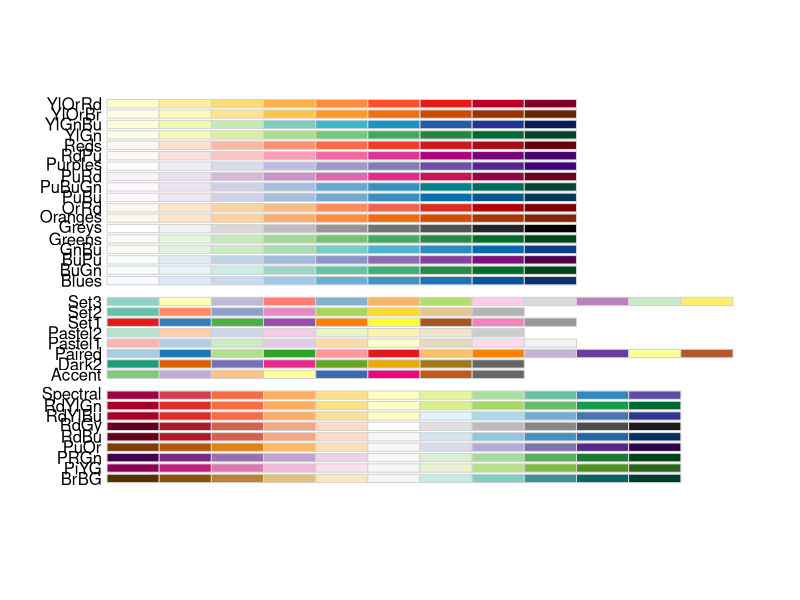
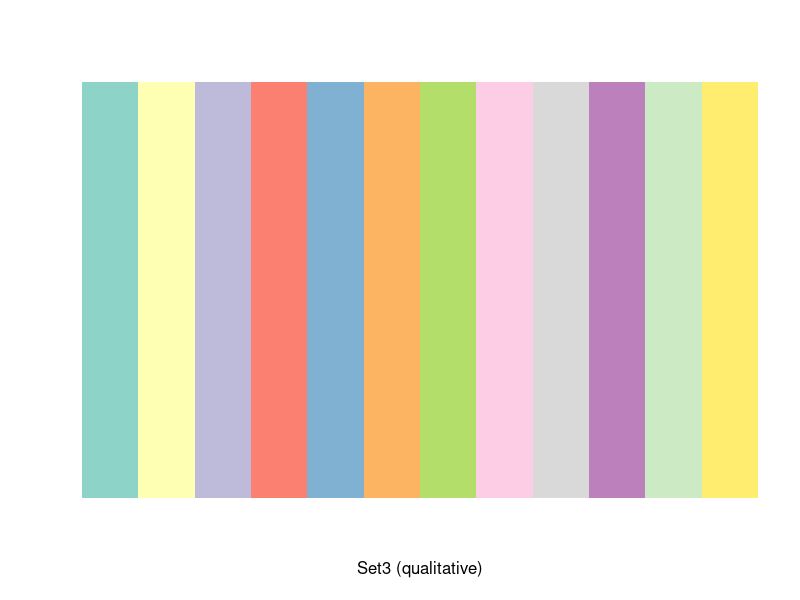
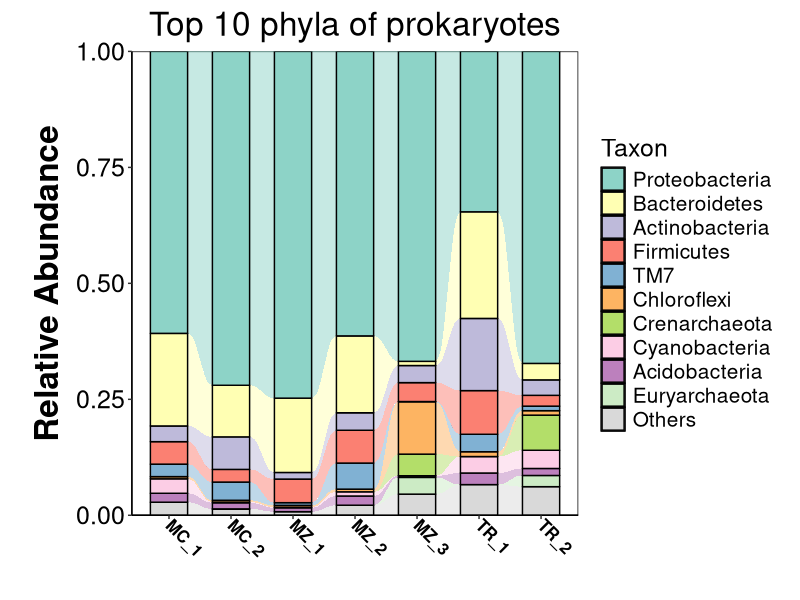
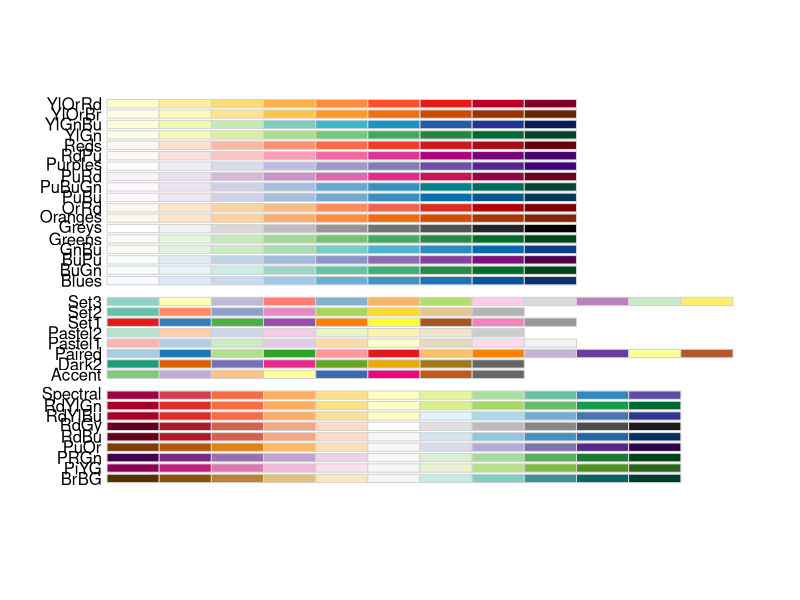
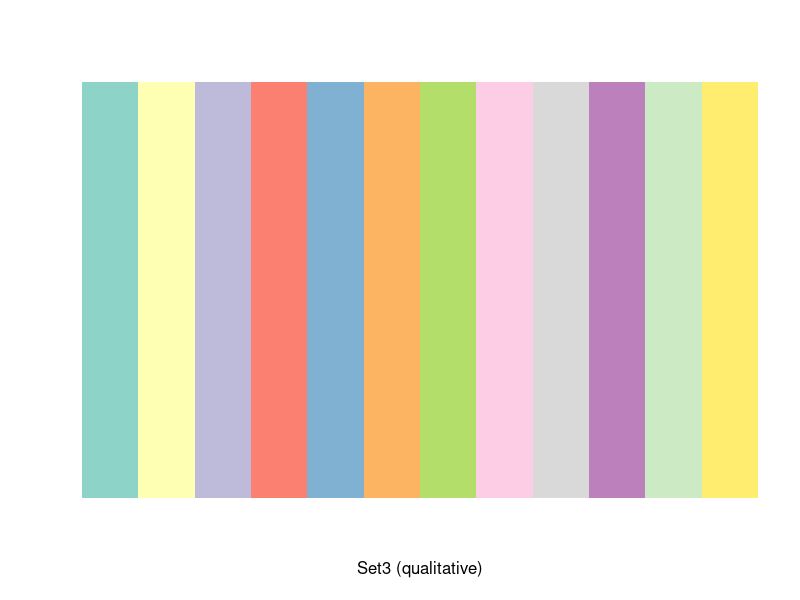
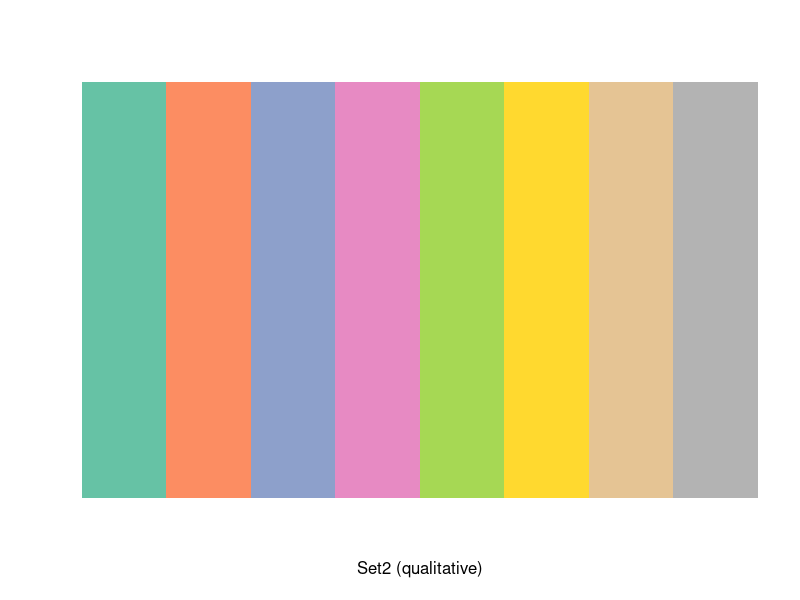
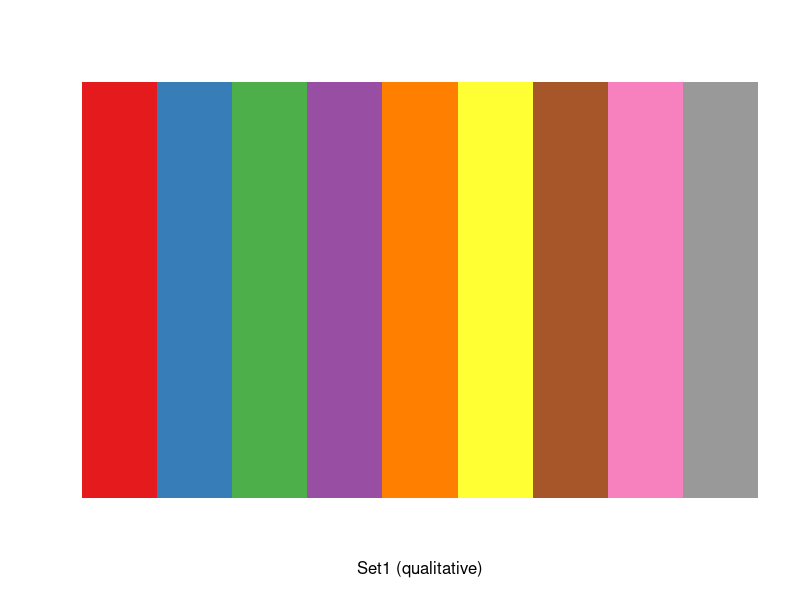
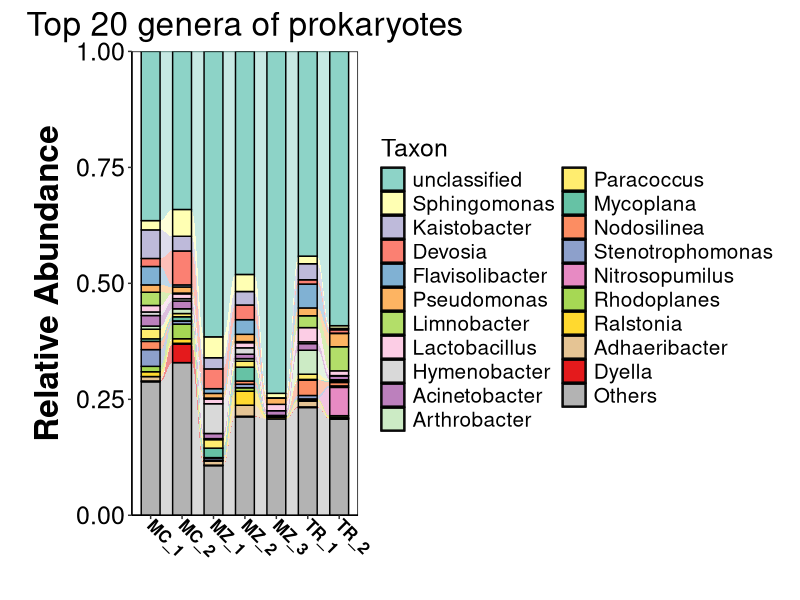

Recreate these plots in R, in order.
##########16S_Phylum

rm(list=ls())
library(RColorBrewer)
display.brewer.all()
display.brewer.pal(12,'Set3')
brewer.pal(12,'Set3')

Palette <- c(brewer.pal(12,'Set3'))
Palette<-Palette[c(1:8,10:11,9)]



abundance <- read.table("16S_otu_table.Phylum.even.txt",header = TRUE, row.names = 1, sep = "\t")
abundance <- as.matrix(abundance)

abundance<-abundance[,-8]

colnames(abundance)<-c("MZ_1","TR_1","MC_1","MZ_2","TR_2","MC_2","MZ_3")

f.abundance <- matrix(as.numeric(abundance),nrow = nrow(abundance))
f.abundance<-t(f.abundance)

f.abundance<-f.abundance/rowSums(f.abundance)

rownames(f.abundance) <- colnames(abundance)
colnames(f.abundance) <- rownames(abundance)
f.abundance <- t(f.abundance)



CT_16S_f.abundance<-f.abundance


sum <- apply(CT_16S_f.abundance,1,sum) 
CT_16S_f.abundance <- cbind(CT_16S_f.abundance,sum)
CT_16S_f.abundance <- as.data.frame(CT_16S_f.abundance)
CT_16S_f.abundance <- CT_16S_f.abundance[order(CT_16S_f.abundance[,"sum"],decreasing = T),]
CT_16S_f.abundance <- subset(CT_16S_f.abundance, select = -sum)

CT_16S_f.abundance <- CT_16S_f.abundance[1:10,]
CT_16S_f.abundance <- t(CT_16S_f.abundance)
sum <- apply(CT_16S_f.abundance,1,sum) 
Others <- 1-sum
CT_16S_f.abundance <- cbind(CT_16S_f.abundance,Others)
CT_16S_f.abundance <- t(CT_16S_f.abundance)

CT_16S_f.abundance<-t(CT_16S_f.abundance)
CT_16S_f.abundance<-as.data.frame(CT_16S_f.abundance)
CT_16S_f.abundance$X<-c(rownames(CT_16S_f.abundance))
CT_16S_f.abundance<-CT_16S_f.abundance[order(CT_16S_f.abundance$X),]
CT_16S_f.abundance<-CT_16S_f.abundance[,-12]
CT_16S_f.abundance<-t(CT_16S_f.abundance)


file_CT_16S_f.abundance<-round(CT_16S_f.abundance*100,digits=2)
write.csv(file_CT_16S_f.abundance, file="CT_16S_Phylum.csv", quote = FALSE)

library(reshape2)
taxon <- melt(CT_16S_f.abundance)
colnames(taxon) <- c("Taxon","variable","value")
library(ggplot2)
library(ggalluvial)

p <- ggplot(data = taxon,aes(x = variable, y = value, alluvium = Taxon, stratum = Taxon))
p1 <- p + geom_alluvium(aes(fill = Taxon),alpha = .5,width = 0.6) + 
  geom_stratum(aes(fill = Taxon),width = 0.6)
p2 <- p1 + ylab(label = "Relative Abundance") + xlab(label = "")
p3 <- p2 + scale_fill_manual(values = Palette) +
  theme_bw()+ theme(panel.grid=element_blank()) + 
  theme(panel.border = element_blank()) +
  theme(panel.background=element_rect(fill='transparent', color='black'),plot.margin = unit(c(3,5,1,1),"mm")) +
#p4 <- p3 
 theme(axis.text.x=element_text(colour="black",size=12,face = "bold",angle = -45,vjust = 0.5,hjust = 0)) + 
 theme(axis.text.y=element_text(colour = "black",size = 18)) + 
  theme(axis.line = element_line(colour = "black"))+
 theme(axis.title.y = element_text(size = 24,face = "bold",margin = unit(c(0,1,0,1),"lines")))+
  scale_y_continuous(expand = c(0,0))
p5 <- p3 + theme(legend.text = element_text(colour = "black",size = 15)) + 
  theme(legend.title = element_text(size = 18,colour = "black")) + 
  labs(title = "Top 10 phyla of prokaryotes")+
  theme(text=element_text(size=20))+
  theme(plot.title = element_text(hjust = 0.5)) 
  #theme(text = element_text(family = "Times"))
p5
#Save_PDF_5*8inches


















########16S_Genus

rm(list=ls())
library(RColorBrewer)
display.brewer.all()
display.brewer.pal(12,'Set3')
display.brewer.pal(8,'Set2')
display.brewer.pal(9,'Set1')
brewer.pal(12,'Set3')
brewer.pal(8,'Set2')
brewer.pal(9,'Set1')

Palette <- c(brewer.pal(12,'Set3'),brewer.pal(8,'Set2'),brewer.pal(9,'Set1'))
Palette<-Palette[c(1:19,21,20)]



abundance <- read.table("16S_otu_table.Genus.even.txt",header = TRUE, row.names = 1, sep = "\t")
abundance <- as.matrix(abundance)

abundance<-abundance[,-8]

colnames(abundance)<-c("MZ_1","TR_1","MC_1","MZ_2","TR_2","MC_2","MZ_3")

f.abundance <- matrix(as.numeric(abundance),nrow = nrow(abundance))
f.abundance<-t(f.abundance)

f.abundance<-f.abundance/rowSums(f.abundance)

rownames(f.abundance) <- colnames(abundance)
colnames(f.abundance) <- rownames(abundance)
f.abundance <- t(f.abundance)



CT_16S_f.abundance<-f.abundance


sum <- apply(CT_16S_f.abundance,1,sum) 
CT_16S_f.abundance <- cbind(CT_16S_f.abundance,sum)
CT_16S_f.abundance <- as.data.frame(CT_16S_f.abundance)
CT_16S_f.abundance <- CT_16S_f.abundance[order(CT_16S_f.abundance[,"sum"],decreasing = T),]
CT_16S_f.abundance <- subset(CT_16S_f.abundance, select = -sum)

CT_16S_f.abundance <- CT_16S_f.abundance[1:20,]
CT_16S_f.abundance <- t(CT_16S_f.abundance)
sum <- apply(CT_16S_f.abundance,1,sum) 
Others <- 1-sum
CT_16S_f.abundance <- cbind(CT_16S_f.abundance,Others)
CT_16S_f.abundance <- t(CT_16S_f.abundance)


CT_16S_f.abundance<-t(CT_16S_f.abundance)
CT_16S_f.abundance<-as.data.frame(CT_16S_f.abundance)
CT_16S_f.abundance$X<-c(rownames(CT_16S_f.abundance))
CT_16S_f.abundance<-CT_16S_f.abundance[order(CT_16S_f.abundance$X),]
CT_16S_f.abundance<-CT_16S_f.abundance[,-22]
CT_16S_f.abundance<-t(CT_16S_f.abundance)


file_CT_16S_f.abundance<-round(CT_16S_f.abundance*100,digits=2)
write.csv(file_CT_16S_f.abundance, file="CT_16S_Genus.csv", quote = FALSE)


library(reshape2)
taxon <- melt(CT_16S_f.abundance)
colnames(taxon) <- c("Taxon","variable","value")
library(ggplot2)
library(ggalluvial)

p <- ggplot(data = taxon,aes(x = variable, y = value, alluvium = Taxon, stratum = Taxon))
p1 <- p + geom_alluvium(aes(fill = Taxon),alpha = .5,width = 0.6) + 
  geom_stratum(aes(fill = Taxon),width = 0.6)
p2 <- p1 + ylab(label = "Relative Abundance") + xlab(label = "")
p3 <- p2 + scale_fill_manual(values = Palette) +
  theme_bw()+ theme(panel.grid=element_blank()) + 
  theme(panel.border = element_blank()) +
  theme(panel.background=element_rect(fill='transparent', color='black'),plot.margin = unit(c(3,5,1,1),"mm")) +
  #p4 <- p3 
  theme(axis.text.x=element_text(colour="black",size=12,face = "bold",angle = -45,vjust = 0.5,hjust = 0)) + 
  theme(axis.text.y=element_text(colour = "black",size = 18)) + 
  theme(axis.line = element_line(colour = "black"))+
  theme(axis.title.y = element_text(size = 24,face = "bold",margin = unit(c(0,1,0,1),"lines")))+
  scale_y_continuous(expand = c(0,0))
p5 <- p3 + theme(legend.text = element_text(colour = "black",size = 15)) + 
  theme(legend.title = element_text(size = 18,colour = "black")) + 
  labs(title = "Top 20 genera of prokaryotes")+
  theme(text=element_text(size=20))+
  theme(plot.title = element_text(hjust = 0.5)) 
#theme(text = element_text(family = "Times"))
p5
#Save_PDF_5*10inches












##########ITS_Phylum

rm(list=ls())
library(RColorBrewer)
display.brewer.all()
display.brewer.pal(12,'Set3')
brewer.pal(12,'Set3')

Palette <- c(brewer.pal(12,'Set3'))
Palette<-Palette[c(1:8,10:11,9)]


abundance <- read.table("ITS_otu_table.Phylum.even.txt",header = TRUE, row.names = 1, sep = "\t")
abundance <- as.matrix(abundance)

abundance<-abundance[,-6]

colnames(abundance)<-c("MZ_1","TR_1","MZ_2","TR_2","MC_2")

f.abundance <- matrix(as.numeric(abundance),nrow = nrow(abundance))
f.abundance<-t(f.abundance)

f.abundance<-f.abundance/rowSums(f.abundance)

rownames(f.abundance) <- colnames(abundance)
colnames(f.abundance) <- rownames(abundance)
f.abundance <- t(f.abundance)



CT_ITS_f.abundance<-f.abundance


sum <- apply(CT_ITS_f.abundance,1,sum) 
CT_ITS_f.abundance <- cbind(CT_ITS_f.abundance,sum)
CT_ITS_f.abundance <- as.data.frame(CT_ITS_f.abundance)
CT_ITS_f.abundance <- CT_ITS_f.abundance[order(CT_ITS_f.abundance[,"sum"],decreasing = T),]
CT_ITS_f.abundance <- subset(CT_ITS_f.abundance, select = -sum)

CT_ITS_f.abundance <- CT_ITS_f.abundance[1:10,]
CT_ITS_f.abundance <- t(CT_ITS_f.abundance)
sum <- apply(CT_ITS_f.abundance,1,sum) 
Others <- 1-sum
CT_ITS_f.abundance <- cbind(CT_ITS_f.abundance,Others)
CT_ITS_f.abundance <- t(CT_ITS_f.abundance)



CT_ITS_f.abundance<-t(CT_ITS_f.abundance)
CT_ITS_f.abundance<-as.data.frame(CT_ITS_f.abundance)
CT_ITS_f.abundance$X<-c(rownames(CT_ITS_f.abundance))
CT_ITS_f.abundance<-CT_ITS_f.abundance[order(CT_ITS_f.abundance$X),]
CT_ITS_f.abundance<-CT_ITS_f.abundance[,-12]
CT_ITS_f.abundance<-t(CT_ITS_f.abundance)


file_CT_ITS_f.abundance<-round(CT_ITS_f.abundance*100,digits=2)
write.csv(file_CT_ITS_f.abundance, file="CT_ITS_Phylum.csv", quote = FALSE)


library(reshape2)
taxon <- melt(CT_ITS_f.abundance)
colnames(taxon) <- c("Taxon","variable","value")
library(ggplot2)
library(ggalluvial)

p <- ggplot(data = taxon,aes(x = variable, y = value, alluvium = Taxon, stratum = Taxon))
p1 <- p + geom_alluvium(aes(fill = Taxon),alpha = .5,width = 0.6) + 
  geom_stratum(aes(fill = Taxon),width = 0.6)
p2 <- p1 + ylab(label = "Relative Abundance") + xlab(label = "")
p3 <- p2 + scale_fill_manual(values = Palette) +
  theme_bw()+ theme(panel.grid=element_blank()) + 
  theme(panel.border = element_blank()) +
  theme(panel.background=element_rect(fill='transparent', color='black'),plot.margin = unit(c(3,5,1,1),"mm")) +
  #p4 <- p3 
  theme(axis.text.x=element_text(colour="black",size=12,face = "bold",angle = -45,vjust = 0.5,hjust = 0)) + 
  theme(axis.text.y=element_text(colour = "black",size = 18)) + 
  theme(axis.line = element_line(colour = "black"))+
  theme(axis.title.y = element_text(size = 24,face = "bold",margin = unit(c(0,1,0,1),"lines")))+
  scale_y_continuous(expand = c(0,0))
p5 <- p3 + theme(legend.text = element_text(colour = "black",size = 15)) + 
  theme(legend.title = element_text(size = 18,colour = "black")) + 
  labs(title = "Top 10 phyla of eukaryotes")+
  theme(text=element_text(size=20))+
  theme(plot.title = element_text(hjust = 0.5)) 
#theme(text = element_text(family = "Times"))
p5
#Save_PDF_5*9inches



















########ITS_Genus

rm(list=ls())
library(RColorBrewer)
display.brewer.all()
display.brewer.pal(12,'Set3')
display.brewer.pal(8,'Set2')
display.brewer.pal(9,'Set1')
brewer.pal(12,'Set3')
brewer.pal(8,'Set2')
brewer.pal(9,'Set1')

Palette <- c(brewer.pal(12,'Set3'),brewer.pal(8,'Set2'),brewer.pal(9,'Set1'))
Palette<-Palette[c(1:19,21,20)]



abundance <- read.table("ITS_otu_table.Genus.even.txt",header = TRUE, row.names = 1, sep = "\t")
abundance <- as.matrix(abundance)

abundance<-abundance[,-6]

colnames(abundance)<-c("MZ_1","TR_1","MZ_2","TR_2","MC_2")

f.abundance <- matrix(as.numeric(abundance),nrow = nrow(abundance))
f.abundance<-t(f.abundance)

f.abundance<-f.abundance/rowSums(f.abundance)

rownames(f.abundance) <- colnames(abundance)
colnames(f.abundance) <- rownames(abundance)
f.abundance <- t(f.abundance)



CT_ITS_f.abundance<-f.abundance


sum <- apply(CT_ITS_f.abundance,1,sum) 
CT_ITS_f.abundance <- cbind(CT_ITS_f.abundance,sum)
CT_ITS_f.abundance <- as.data.frame(CT_ITS_f.abundance)
CT_ITS_f.abundance <- CT_ITS_f.abundance[order(CT_ITS_f.abundance[,"sum"],decreasing = T),]
CT_ITS_f.abundance <- subset(CT_ITS_f.abundance, select = -sum)

CT_ITS_f.abundance <- CT_ITS_f.abundance[1:20,]
CT_ITS_f.abundance <- t(CT_ITS_f.abundance)
sum <- apply(CT_ITS_f.abundance,1,sum) 
Others <- 1-sum
CT_ITS_f.abundance <- cbind(CT_ITS_f.abundance,Others)
CT_ITS_f.abundance <- t(CT_ITS_f.abundance)


CT_ITS_f.abundance<-t(CT_ITS_f.abundance)
CT_ITS_f.abundance<-as.data.frame(CT_ITS_f.abundance)
CT_ITS_f.abundance$X<-c(rownames(CT_ITS_f.abundance))
CT_ITS_f.abundance<-CT_ITS_f.abundance[order(CT_ITS_f.abundance$X),]
CT_ITS_f.abundance<-CT_ITS_f.abundance[,-22]
CT_ITS_f.abundance<-t(CT_ITS_f.abundance)


file_CT_ITS_f.abundance<-round(CT_ITS_f.abundance*100,digits=2)
write.csv(file_CT_ITS_f.abundance, file="CT_ITS_Genus.csv", quote = FALSE)


library(reshape2)
taxon <- melt(CT_ITS_f.abundance)
colnames(taxon) <- c("Taxon","variable","value")
library(ggplot2)
library(ggalluvial)

p <- ggplot(data = taxon,aes(x = variable, y = value, alluvium = Taxon, stratum = Taxon))
p1 <- p + geom_alluvium(aes(fill = Taxon),alpha = .5,width = 0.6) + 
  geom_stratum(aes(fill = Taxon),width = 0.6)
p2 <- p1 + ylab(label = "Relative Abundance") + xlab(label = "")
p3 <- p2 + scale_fill_manual(values = Palette) +
  theme_bw()+ theme(panel.grid=element_blank()) + 
  theme(panel.border = element_blank()) +
  theme(panel.background=element_rect(fill='transparent', color='black'),plot.margin = unit(c(3,5,1,1),"mm")) +
  #p4 <- p3 
  theme(axis.text.x=element_text(colour="black",size=12,face = "bold",angle = -45,vjust = 0.5,hjust = 0)) + 
  theme(axis.text.y=element_text(colour = "black",size = 18)) + 
  theme(axis.line = element_line(colour = "black"))+
  theme(axis.title.y = element_text(size = 24,face = "bold",margin = unit(c(0,1,0,1),"lines")))+
  scale_y_continuous(expand = c(0,0))
p5 <- p3 + theme(legend.text = element_text(colour = "black",size = 15)) + 
  theme(legend.title = element_text(size = 18,colour = "black")) + 
  labs(title = "Top 20 genera of eukaryotes")+
  theme(text=element_text(size=20))+
  theme(plot.title = element_text(hjust = 0.5)) 
#theme(text = element_text(family = "Times"))
p5
#Save_PDF_5*9inches




